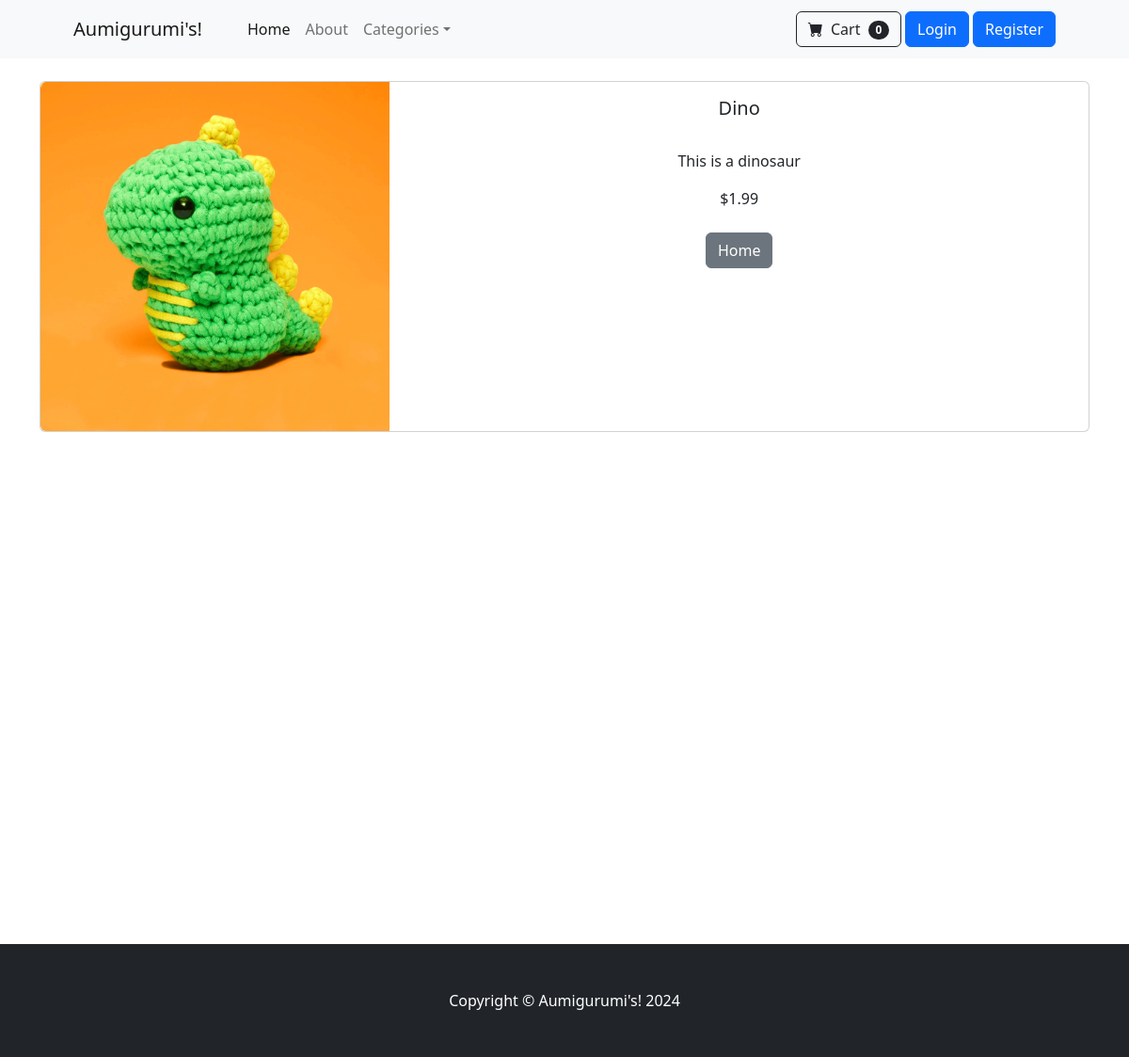
Page /product/1 on the committed database.
### store/models.py (models this page shows, shortened)
class Product(models.Model):
    name = models.CharField(max_length=100)
    price = models.DecimalField(default=0, decimal_places=2, max_digits=6)
    category = models.ForeignKey(Category, on_delete=models.CASCADE, default=1)
    description = models.CharField(max_length=250, default='', blank=True, null=True)
    image = models.ImageField(upload_to='uploads/products/')
    is_sale = models.BooleanField(default=False)
    sale_price = models.DecimalField(default=0, decimal_places=2, max_digits=6)

### store/views.py (the view)
# urls.py: path('product/<int:pk>', views.product, name='product'),
def product(request,pk):
	product = Product.objects.get(id=pk)
	return render(request, 'product.html', {'product':product})

### cart/context_processors.py (called while the page is built)
def cart(request):
    return {'cart': Cart(request)}

### store/templates/product.html
{% extends 'base.html' %}
{% block content %}
<br/>
    <div class="container">
        <div class="card mb-3">
            <div class="row g-0">
                <div class="col-md-4">
                    <img src="{{ product.image.url }}" class="img-fluid rounded-start" alt=" ... ">
                </div>
                <div class="col-md-8">
                    <div class="card-body">
                        <center>
                        <h5 class="card-title">{{ product.name }}</h5>
                            <br/>
                            <p class="card-text">{{ product.description }}</p>
                            {% if product.is_sale %}
                            <div class="d-flex justify-content-center small text-warning mb-2">
                                    <div class="bi-star-fill"></div>
                                    &nbsp;&nbsp;Sale!&nbsp;&nbsp;
                                    <div class="bi-star-fill"></div>
                                    </div>
                                    <strike>
                                    ${{ product.price }}
                                    </strike>
                                    &nbsp;
                                    ${{ product.sale_price }}
                            {% else %}
                                ${{ product.price }}
                            {% endif %}
                            <br/><br/>
                            <a href="{% url 'home'%}" class="btn btn-secondary">Home</a>
                        </center>
                    </div>
                </div>
            </div>
        </div>
    </div>
<br/><br/><br/><br/><br/><br/><br/><br/><br/><br/><br/><br/><br/><br/><br/><br/><br/><br/><br/><br/><br/><br/>
{% endblock %}

### rows in the picture
Product: image (picture), name "Dino", description "This is a dinosaur", price "1.99"
